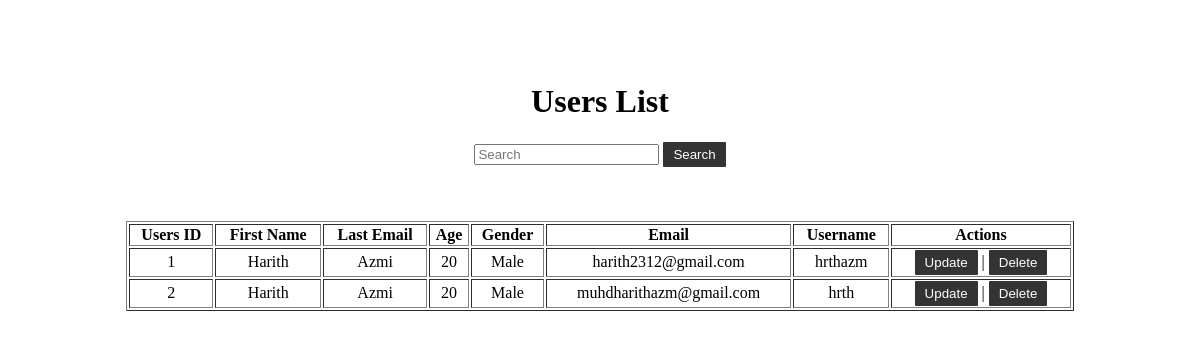
The page /nixon/adminuserdisplay.php on the database its author committed.
### tables this page shows
CREATE TABLE `user` (
  `user_id` int(11) NOT NULL,
  `email` varchar(255) NOT NULL,
  `firstname` varchar(255) NOT NULL,
  `lastname` varchar(255) NOT NULL,
  `gender` varchar(255) NOT NULL,
  `age` int(255) NOT NULL,
  `username` varchar(255) NOT NULL,
  `password` varchar(255) NOT NULL
);

### nixon/adminuserdisplay.php (the view, shortened to what this page needs)
<?php
require "conec.php";
$sql = "SELECT * FROM user";
$execute = mysqli_query($conec, $sql);
?>
<!DOCTYPE html>
<html lang="en">
<head>
    <link rel="stylesheet" type="text/css" href="css/styles.css">
</head>
<body>
    <br><br><br>
    <h1>Users List</h1>
    <div align="center">
        <form action="authorsearch.php" method="POST">
            <input type="text" name="valueToSearch" placeholder="Search">
            <button type="submit" name="search" class="button">Search</button>
        </form>
        <br><br><br>
    </div>
    <table border="1" width="80%" align="center">
        <thead>
            <th>Users ID</th>
            <th>First Name</th>
            <th>Last Email</th>
            <th>Age</th>
            <th>Gender</th>
            <th>Email</th>
            <th>Username</th>
            <th>Actions</th>
        </thead>
        <?php while ($result = mysqli_fetch_array($execute)) { ?>
            <tr align="center">
                <td><?= $result['user_id'] ?></td>
                <td><?= $result['firstname'] ?></td>
                <td><?= $result['lastname'] ?></td>
                <td><?= $result['age'] ?></td>
                <td><?= $result['gender'] ?></td>
                <td><?= $result['email'] ?></td>
                <td><?= $result['username'] ?></td>
                <td>
                    <a href="userupdate.php?user_id=<?= $result['user_id'] ?>"><button class="button">Update</button></a>
                    |
                    <a href="userdelete.php?user_id=<?= $result['user_id'] ?>"><button class="button">Delete</button></a>
                </td>
            </tr>
        <?php } ?>
    </table>
</body>
</html>

### nixon/css/styles.css (style rules this page uses)
h1 { text-align: center; }
.button { background-color:#333; color:#fff; padding: 5px 10px; border: none; border-radius: 1px; }

### rows shown on the page
user: user_id "1", firstname "Harith", lastname "Azmi", age "20", gender "Male", email "harith2312@gmail.com", username "hrthazm"
user: user_id "2", firstname "Harith", lastname "Azmi", age "20", gender "Male", email "muhdharithazm@gmail.com", username "hrth"
